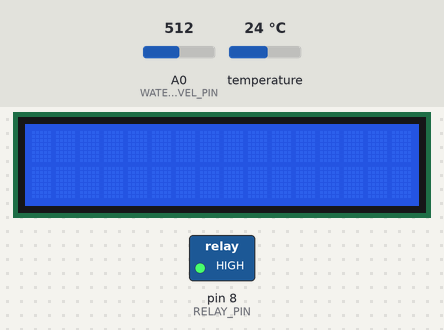
Bench run of a sketch on a simulated Arduino Uno, built with avr-gcc and run on an emulated ATmega328P. On the bench: 16×2 character LCD, switched loads named in the sketch (green lamp = pin HIGH). Inputs (shaded band) come from the test bench; at power-on: A0 (WATERLEVEL_PIN) = 512, temperature 24 °C. What the sketch prints to the serial monitor is not drawn.

Above: at 1.2 s.
1.3 s: A0 (WATERLEVEL_PIN) set to 417
15.1 s: A0 (WATERLEVEL_PIN) set to 400
At 16.9 s:
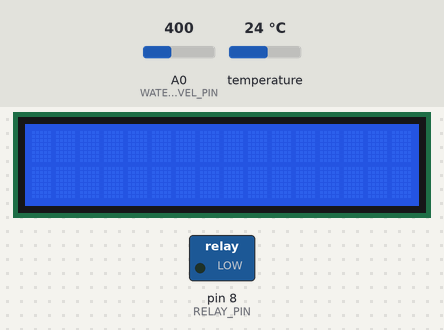
23.1 s: temperature set to 12 °C
31.1 s: A0 (WATERLEVEL_PIN) set to 511
At 33.5 s:
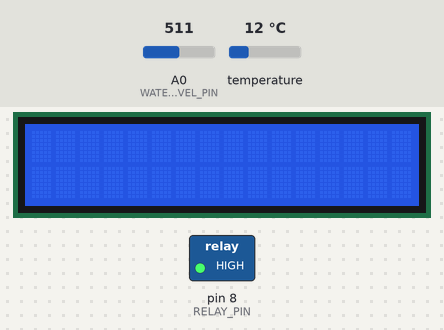
39.6 s: temperature set to 19 °C
47.6 s: temperature set to 28 °C
Timing chart, 0 to 62.4 s (numbered marks = the images above; inputs shaded):
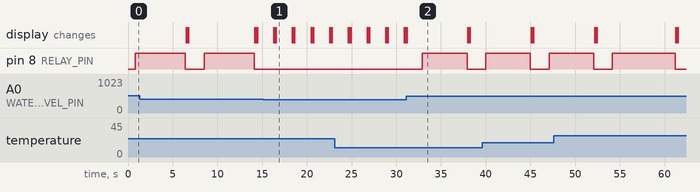

Measured:
- the behaviour switches between 410 and 409 on A0 (WATERLEVEL_PIN) (found by bisection; images 0 and 1)
- after the input at 15.1 s, pin 8 (RELAY_PIN): stays LOW (without the input it goes to HIGH after 1.1 s)
- after the input at 31.1 s, pin 8 (RELAY_PIN): LOW → HIGH after 1.8 s, → LOW 5.0 s later
- what the display in image 1 shows lasts 1.9 s, from 16.5 s to 18.4 s
- what the display in image 2 shows lasts 6.9 s, from 31.1 s to 38.0 s

The sketch:

Fuzzy_Logic.ino
```cpp
#include <Wire.h>
#include <LiquidCrystal_I2C.h>
#include <DallasTemperature.h> // library untuk sensor temperatur

#define ONE_WIRE_BUS 2
#define RELAY_PIN 8 // mendefinisikan pin 8 sebagai pin yang berhubungan dengan relay
#define WATERLEVEL_PIN A0 // mendefinisikan pin A4 sebagai pin yang berhubungan dengan sensor water level

// Fuzzy Variables
float waterLevelValue; // input water level
float temperature; // input sensor temperature
float pumpDuration; // Output durasi nyalanya pompa (dalam detik)

//Trigger sensor temperatur DS18B20
OneWire oneWire(ONE_WIRE_BUS);
DallasTemperature sensors(&oneWire);
LiquidCrystal_I2C lcd(0x27, 16, 2);

// Fuzzy Sets
float cold(float x) {
  if (x < 20) return 1;
  if (x > 25) return 0;
  return (25 - x) / (25 - 20);
}

float normal(float x) {
  if (x < 20 || x > 35) return 0;
  if (x >= 20 && x <= 25) return (x - 20) / (25 - 20);
  if (x >= 30 && x <= 35) return (35 - x) / (35 - 30);
  return 1;
}

float hot(float x) {
  if (x <= 30) return 0;
  if (x >= 35) return 1;
  return (x - 30) / (35 - 30);
}

float low(float x) {
  if (x < 1) return 1;
  if (x >= 4) return 0;
  if (x > 1 && x < 4) return (4 - x) / (4 - 1);
  return 0;
}

float medium(float x) {
  if (x < 1 || x >= 4) return 0;
  if (x >= 1 && x < 2) return (x - 1) / (2 - 1);
  if (x >= 2 && x <= 3) return 1;
  if (x > 3 && x < 4) return (4 - x) / (4 - 3);
  return 0;
}

float high(float x) {
  if (x >= 4) return 1;
  if (x <= 1) return 0;
  if (x > 1 && x < 4) return (x - 1) / (4 - 1);
  return 0;
}


// Fuzzy Rules
float rule1(float temp, float level) {
  // Rule 1: Suhu Dingin dan Level Air Rendah
  // Jika suhu dingin dan level air rendah, maka pompa menyala selama 3 detik.
  float tempValue = cold(temp);
  float levelValue = low(level);
  float output = min(tempValue, levelValue) * 3;
  return output;
}

float rule2(float temp, float level) {
  // Rule 2: Suhu Dingin dan Level Air Medium
  // Jika suhu dingin dan level air medium, maka pompa menyala selama 5 detik.
  float tempValue = cold(temp);
  float levelValue = medium(level);
  float output = min(tempValue, levelValue) * 5;
  return output;
}

float rule3(float temp, float level) {
  // Rule 3: Suhu Dingin dan Level Air Tinggi
  // Jika suhu dingin dan level air tinggi, maka pompa menyala selama 7 detik.
  float tempValue = cold(temp);
  float levelValue = high(level);
  float output = min(tempValue, levelValue) * 7;
  return output;
}

float rule4(float temp, float level) {
  // Rule 4: Suhu Normal dan Level Air Rendah
  // Jika suhu normal dan level air rendah, maka pompa menyala selama 5 detik.
  float tempValue = normal(temp);
  float levelValue = low(level);
  float output = min(tempValue, levelValue) * 5;
  return output;
}

float rule5(float temp, float level) {
  // Rule 5: Suhu Normal dan Level Air Medium
  // Jika suhu normal dan level air medium, maka pompa menyala selama 7 detik.
  float tempValue = normal(temp);
  float levelValue = medium(level);
  float output = min(tempValue, levelValue) * 7;
  return output;
}

float rule6(float temp, float level) {
  // Rule 6: Suhu Normal dan Level Air Tinggi
  // Jika suhu normal dan level air tinggi, maka pompa menyala selama 10 detik.
  float tempValue = normal(temp);
  float levelValue = high(level);
  float output = min(tempValue, levelValue) * 10;
  return output;
}

float rule7(float temp, float level) {
  // Rule 7: Suhu Panas dan Level Air Rendah
  // Jika suhu panas dan level air rendah, maka pompa menyala selama 7 detik.
  float tempValue = hot(temp);
  float levelValue = low(level);
  float output = min(tempValue, levelValue) * 7;
  return output;
}

float rule8(float temp, float level) {
  // Rule 8: Suhu Panas dan Level Air Medium
  // Jika suhu panas dan level air medium, maka pompa menyala selama 10 detik.
  float tempValue = hot(temp);
  float levelValue = medium(level);
  float output = min(tempValue, levelValue) * 10;
  return output;
}

float rule9(float temp, float level) {
  // Rule 9: Suhu Panas dan Level Air Tinggi
  // Jika suhu panas dan level air tinggi, maka pompa menyala selama 15 detik.
  float tempValue = hot(temp);
  float levelValue = high(level);
  float output = min(tempValue, levelValue) * 15;
  return output;
}

float fuzzyInference(float suhu, float waterlevelValue) {
  // Evaluasi setiap rule berdasarkan kondisi suhu dan kelembaban
  // dan tentukan durasi nyalanya pompa berdasarkan rule yang memenuhi.
  float output = 0;

  output = max(output, rule1(suhu, waterlevelValue));
  output = max(output, rule2(suhu, waterlevelValue));
  output = max(output, rule3(suhu, waterlevelValue));
  output = max(output, rule4(suhu, waterlevelValue));
  output = max(output, rule5(suhu, waterlevelValue));
  output = max(output, rule6(suhu, waterlevelValue));
  output = max(output, rule7(suhu, waterlevelValue));
  output = max(output, rule8(suhu, waterlevelValue));
  output = max(output, rule9(suhu, waterlevelValue));

  return output;
}

// Setup
void setup() {
  Serial.begin(9600);
  pinMode(RELAY_PIN, OUTPUT);
  lcd.begin(16, 2);
}


// Loop
void loop() {
  // Baca suhu dari sensor DS18B20
  sensors.requestTemperatures();
  temperature = sensors.getTempCByIndex(0); // Ubah menjadi variabel global

  // Baca level air dari sensor
  int sensorValue = analogRead(WATERLEVEL_PIN);
  // Konversi nilai sensor menjadi level air dalam cm
  waterLevelValue = map(sensorValue, 0, 1023, 0, 5); // Ubah menjadi variabel global

  // Hitung durasi pompa menggunakan fuzzy inference
  pumpDuration = fuzzyInference(temperature, waterLevelValue);

  // Nyalakan pompa selama durasi yang ditentukan
  digitalWrite(RELAY_PIN, HIGH);
  delay(pumpDuration * 1000);
  digitalWrite(RELAY_PIN, LOW);

  // Tampilkan nilai suhu, durasi pompa, dan level air pada Serial Monitor
  Serial.print("Suhu (C): ");
  Serial.println(temperature);
  Serial.print("Durasi Pompa (detik): ");
  Serial.println(pumpDuration);
  Serial.print("Level Air (cm): ");
  Serial.println(waterLevelValue);

  // Tampilkan nilai suhu dan durasi pompa pada LCD
  lcd.init();
  lcd.backlight();
  lcd.clear();
  lcd.setCursor(0, 1);
  lcd.print("Suhu (C):");
  lcd.println(temperature);
  lcd.init();
  lcd.backlight();
  lcd.clear();
  lcd.setCursor(0, 1);
  lcd.print("Level Air (cm):");
  lcd.println(waterLevelValue);
  lcd.init();
  lcd.backlight();
  lcd.clear();
  lcd.setCursor(0, 1);
  lcd.print("pump(detik):");
  lcd.println(pumpDuration);
  lcd.init();
  lcd.backlight();
  lcd.clear();

  delay(1000); // Delay 1 detik sebelum membaca data sensor lagi
}
```
